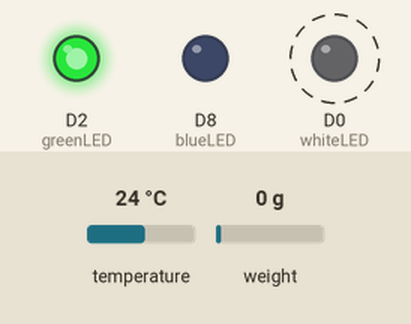
Recording of a sketch running on a simulated ESP8266 (NodeMCU). On the bench: output pins drawn as LEDs (lit = HIGH). Dashed ring = blinking. The inputs (shaded band) are chosen by the test bench; at power-on: temperature 24 °C, weight on the scale 0 g. WiFi joins after 1.5 s; servers stay silent unless stated; what the sketch prints to the serial monitor is not drawn.

Above: at 2.1 s.
Timing chart, 0 to 4.5 s (numbered marks = the images above):
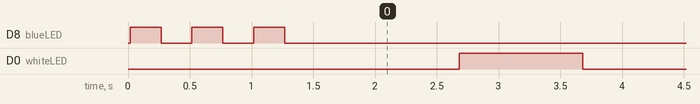

Measured:
- by itself, D0 (whiteLED): alternates HIGH for 1.0 s and LOW for 1.2 s

The sketch:

Smart_covid_ward_monitoring_system.ino
```cpp
#include <NTPClient.h>
#include <ESP8266WiFi.h>
#include <WiFiUdp.h>
#include <SoftwareSerial.h>
#include <ArduinoJson.h>
#include <ESP8266HTTPClient.h>
#include "FirebaseESP8266.h"
#include <OneWire.h>
#include <DallasTemperature.h>
#include "HX711.h"

// HX711 circuit wiring
const int LOADCELL_DOUT_PIN = D5;
const int LOADCELL_SCK_PIN = D6;
const int blueLED = D8;
const int greenLED = D2;
const int whiteLED = D0;

HX711 scale;

// Set these to run example.
#define FIREBASE_HOST "*********.firebaseio.com"
#define FIREBASE_AUTH "*************************************"
#define WIFI_SSID "*******"
#define WIFI_PASSWORD "********"

//Define Firebase Data object
 FirebaseData firebaseData;
 FirebaseJson json;

const long utcOffsetInSeconds = 19800;
WiFiUDP ntpUDP;
NTPClient timeClient(ntpUDP, "pool.ntp.org", utcOffsetInSeconds);

String mytime;
int vr = A0; // variable resistor connected
// GPIO where the DS18B20 is connected to
const int oneWireBus = 0;

// Setup a oneWire instance to communicate with any OneWire devices
OneWire oneWire(oneWireBus);
// Pass our oneWire reference to Dallas Temperature sensor
DallasTemperature sensors(&oneWire);

void setup()
{
  // Debug console
  Serial.begin(9600);
  scale.begin(LOADCELL_DOUT_PIN, LOADCELL_SCK_PIN);
  sensors.begin();
  pinMode(vr ,INPUT);
  pinMode(blueLED,OUTPUT);
  pinMode(greenLED,OUTPUT);
  pinMode(whiteLED,OUTPUT);
  pinMode(D0,OUTPUT);
  WiFi.begin(WIFI_SSID, WIFI_PASSWORD);
  Serial.print("connecting");
  while (WiFi.status() != WL_CONNECTED)
      {
    digitalWrite(blueLED, HIGH);
    delay(250);
    Serial.print(".");
    digitalWrite(blueLED, LOW);
    delay(250);
      }
      digitalWrite(greenLED, HIGH);
  Serial.println();
  Serial.print("connected: ");
  Serial.println(WiFi.localIP());

  timeClient.begin();

  Firebase.begin(FIREBASE_HOST, FIREBASE_AUTH);

  //Set the size of WiFi rx/tx buffers in the case where we want to work with large data.
  firebaseData.setBSSLBufferSize(1024, 1024);

  //Set the size of HTTP response buffers in the case where we want to work with large data.
  firebaseData.setResponseSize(1024);
}

void loop()
{
//timeClient.update();
//mytime = timeClient.getFormattedTime();
sensors.requestTemperatures();
float tempC = sensors.getTempCByIndex(0);
//serial printing the values for confirmation.
if (isnan(tempC)){
  Serial.println("Failed to read temprature data");
  delay(500);
  return;
}
Serial.print("Temperature (C) = ");
Serial.println(tempC);

if (scale.is_ready()) {
    long reading = scale.read();
    Serial.print("HX711 reading: ");
    int weight = (reading*-1)/100;
    Serial.println(reading);
    Serial.println(weight);
    Firebase.setFloat(firebaseData, "users/FIREBASE_AUTH/Bed-1/level",weight);//LOADCELL
  } else {
    Serial.println("HX711 not found.");
  }


//uploading to firebase.
Firebase.setFloat(firebaseData, "users/FIREBASE_AUTH/Bed-1/temp",tempC);//TEMP
//Firebase.pushJSON(firebaseData, "users/FIREBASE_AUTH/esp/bed_03/temperature", json);

Serial.println("Data Pushed");

digitalWrite(whiteLED, HIGH);
delay(1000);
digitalWrite(whiteLED, LOW);
}
```
